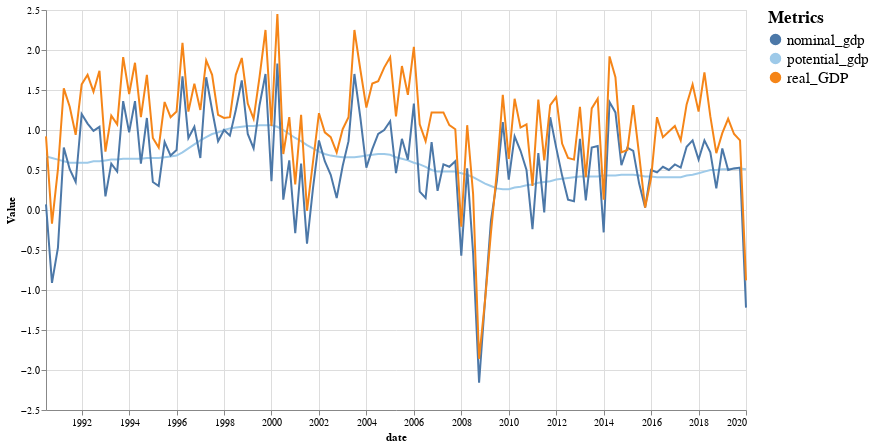

This figure's notebook cell:
### Markdown cell above
Are we on a steady state growth path? 
Last 30 Years

### Code cell
#hide-input

import datetime
yearsago = str(datetime.datetime.now() - datetime.timedelta(days=30*365))
make_multi_LineGraph(_output[_output.date > yearsago],False)

### Figure 1 — Vega-Lite specification as saved in the notebook (floating-point values rounded to 4 significant figures; data arrays with more than 128 entries replaced by an {"elided": "..."} marker saying what was removed)
{"config": {"view": {"continuousWidth": 400, "continuousHeight": 300}}, "layer": [{"mark": "line", "encoding": {"color": {"type": "nominal", "field": "Metric", "legend": {"labelFontSize": 15, "title": "Metrics", "titleFontSize": 17}, "scale": {"scheme": "tableau20"}}, "x": {"type": "temporal", "field": "date"}, "y": {"type": "quantitative", "field": "Value", "scale": {"type": "linear"}}}}, {"mark": {"type": "rule", "color": "#aaa"}, "encoding": {"x": {"type": "temporal", "field": "date"}}, "transform": [{"filter": {"selection": "selector023"}}]}, {"mark": "circle", "encoding": {"color": {"type": "nominal", "field": "Metric", "legend": {"labelFontSize": 15, "title": "Metrics", "titleFontSize": 17}, "scale": {"scheme": "tableau20"}}, "opacity": {"condition": {"value": 1, "selection": "selector023"}, "value": 0}, "x": {"type": "temporal", "field": "date"}, "y": {"type": "quantitative", "field": "Value", "scale": {"type": "linear"}}}, "selection": {"selector023": {"type": "multi", "fields": ["Metric"], "bind": "legend", "on": "mouseover", "nearest": true, "empty": "none"}}}, {"mark": {"type": "text", "align": "left", "dx": 5, "dy": -5, "stroke": "white", "strokeWidth": 2}, "encoding": {"color": {"type": "nominal", "field": "Metric", "legend": {"labelFontSize": 15, "title": "Metrics", "titleFontSize": 17}, "scale": {"scheme": "tableau20"}}, "text": {"type": "quantitative", "field": "Value"}, "x": {"type": "temporal", "field": "date"}, "y": {"type": "quantitative", "field": "Value", "scale": {"type": "linear"}}}, "transform": [{"filter": {"selection": "selector023"}}]}, {"mark": {"type": "text", "align": "left", "dx": 5, "dy": -5}, "encoding": {"color": {"type": "nominal", "field": "Metric", "legend": {"labelFontSize": 15, "title": "Metrics", "titleFontSize": 17}, "scale": {"scheme": "tableau20"}}, "text": {"type": "quantitative", "field": "Value"}, "x": {"type": "temporal", "field": "date"}, "y": {"type": "quantitative", "field": "Value", "scale": {"type": "linear"}}}, "transform": [{"filter": {"selection": "selector023"}}]}], "data": {"name": "data-71069ee8b9a1e4f13a164ae08ae97641"}, "height": 400, "width": 700, "$schema": "https://vega.github.io/schema/vega-lite/v4.8.1.json", "datasets": {"data-71069ee8b9a1e4f13a164ae08ae97641": {"elided": "357 records"}}}
